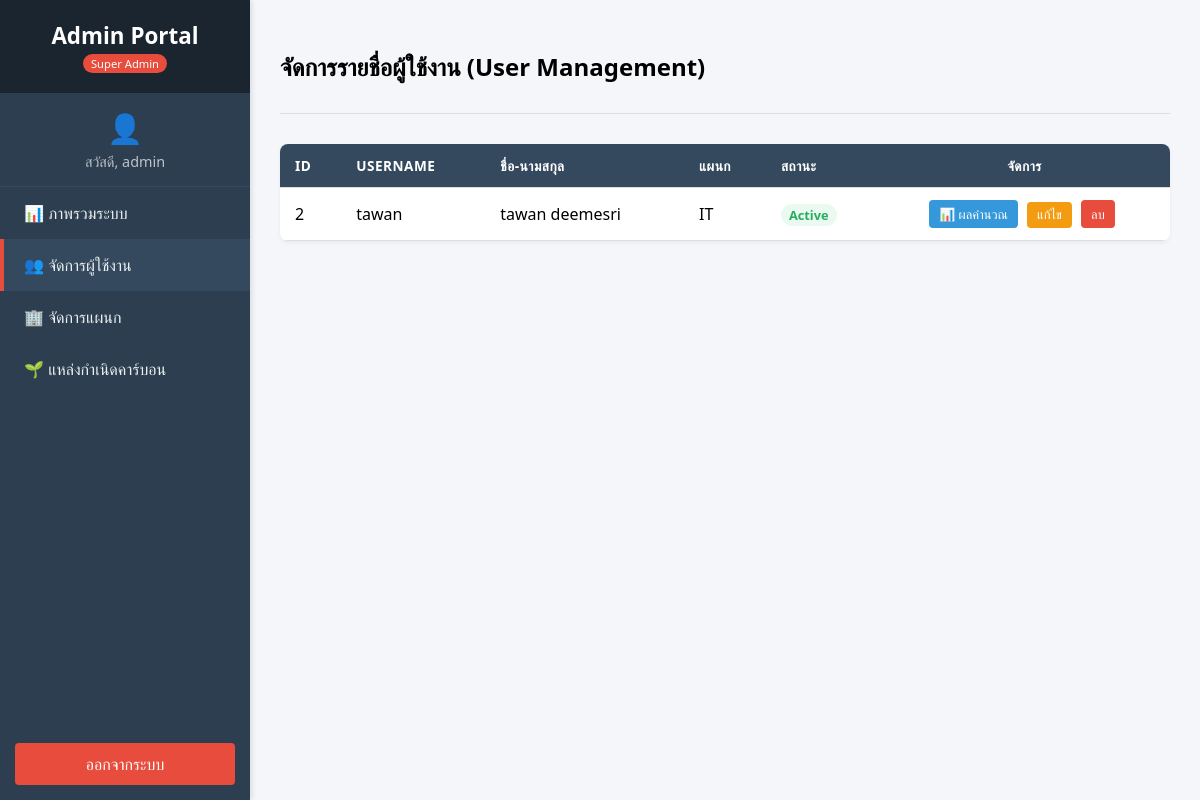
/fontend/admin_dashboard.php?page=users (signed in), run on the app's committed database.
### tables this page shows
CREATE TABLE `users` (
  `user_id` int(11) NOT NULL,
  `username` varchar(50) NOT NULL,
  `password` varchar(255) NOT NULL,
  `full_name` varchar(100) DEFAULT NULL,
  `email` varchar(100) DEFAULT NULL,
  `role_id` int(11) DEFAULT NULL,
  `dept_id` int(11) DEFAULT NULL,
  `status` enum('active','inactive') DEFAULT 'active',
  `last_login` datetime DEFAULT NULL,
  `updated_at` timestamp NOT NULL DEFAULT current_timestamp() ON UPDATE current_timestamp()
);

CREATE TABLE `departments` (
  `dept_id` int(11) NOT NULL,
  `dept_name` varchar(100) NOT NULL,
  `building_name` varchar(100) DEFAULT NULL COMMENT 'ชื่ออาคาร/สถานที่',
  `total_staff` int(11) DEFAULT 0 COMMENT 'จำนวนพนักงานในหน่วยงาน',
  `created_at` timestamp NOT NULL DEFAULT current_timestamp()
);

### fontend/admin_dashboard.php (the view, shortened to what this page needs)
<?php
require_once '../db_config.php';
$page = isset($_GET['page']) ? $_GET['page'] : 'dashboard';
if ($page == 'users') {
    $sql = "SELECT users.*, departments.dept_name
            FROM users
            LEFT JOIN departments ON users.dept_id = departments.dept_id
            WHERE users.role_id = 1
            ORDER BY users.user_id DESC";
    $user_list = $conn->query($sql)->fetchAll();
}
?>
<!DOCTYPE html>
<html lang="th">
<head>
</head>
<body>
    <nav class="sidebar">
        <div class="sidebar-header">
            <span class="brand">Admin Portal</span>
            <span class="admin-badge">Super Admin</span>
        </div>
        <div class="user-profile">
            <div style="font-size: 2em; margin-bottom: 5px;">👤</div>
            สวัสดี, <?php echo htmlspecialchars($_SESSION['admin_fullname']); ?>
        </div>
        <ul class="sidebar-menu">
            <li><a href="admin_dashboard.php?page=dashboard" class="<?php echo ($page == 'dashboard') ? 'active' : ''; ?>">📊 ภาพรวมระบบ</a></li>
            <li><a href="admin_dashboard.php?page=users" class="<?php echo ($page == 'users') ? 'active' : ''; ?>">👥 จัดการผู้ใช้งาน</a></li>
            <li><a href="admin_dashboard.php?page=depts" class="<?php echo ($page == 'depts') ? 'active' : ''; ?>">🏢 จัดการแผนก</a></li>
            <li><a href="admin_dashboard.php?page=sources" class="<?php echo ($page == 'sources') ? 'active' : ''; ?>">🌱 แหล่งกำเนิดคาร์บอน</a></li>
        </ul>
        <div class="logout-container">
<a href="admin_dashboard.php?action=logout" class="btn-logout" onclick="return confirm('ยืนยันการออกจากระบบ?')">ออกจากระบบ</a>        </div>
    </nav>
    <main class="main-content">
       <?php if ($page == 'users'): ?>
    <div class="page-header">
        <h2>จัดการรายชื่อผู้ใช้งาน (User Management)</h2>
    </div>
    <?php if (count($user_list) > 0): ?>
        <table>
            <thead>
                <tr>
                    <th>ID</th>
                    <th>Username</th>
                    <th>ชื่อ-นามสกุล</th>
                    <th>แผนก</th>
                    <th>สถานะ</th>
                    <th style="text-align:center;">จัดการ</th>
                </tr>
            </thead>
            <tbody>
                <?php foreach ($user_list as $user): ?>
                    <tr>
                        <td><?php echo $user['user_id']; ?></td>
                        <td><?php echo htmlspecialchars($user['username']); ?></td>
                        <td><?php echo htmlspecialchars($user['full_name']); ?></td>
                        <td><?php echo htmlspecialchars($user['dept_name'] ?? '-'); ?></td>
                        <td>
                            <?php echo ($user['status'] == 'active')
                                ? '<span class="status-active">Active</span>'
                                : '<span class="status-inactive">Inactive</span>'; ?>
                        </td>
                        <td style="text-align:center;">
                            <a href="admin_user_results.php?id=<?php echo $user['user_id']; ?>" class="btn-action btn-results">📊 ผลคำนวณ</a>
                            <button type="button" class="btn-action btn-edit" style="border:none;"
                                onclick="openEditUserModal(
                                    '<?php echo $user['user_id']; ?>',
                                    '<?php echo htmlspecialchars($user['username']); ?>',
                                    '<?php echo htmlspecialchars($user['full_name']); ?>',
                                    '<?php echo htmlspecialchars($user['email']); ?>',
                                    '<?php echo $user['dept_id']; ?>',
                                    '<?php echo $user['status']; ?>'
                                )">
                                แก้ไข
                            </button>
                            <a href="admin_dashboard.php?page=users&delete_id=<?php echo $user['user_id']; ?>"
                               class="btn-action btn-del" onclick="return confirm('ยืนยันลบ?')">ลบ</a>
                        </td>
                    </tr>
                <?php endforeach; ?>
            </tbody>
        </table>
    <?php else: ?>
        <div style="text-align:center; padding:20px;">ไม่พบข้อมูลผู้ใช้งาน</div>
    <?php endif; ?>
<?php endif; ?>
    </main>
</body>
</html>

### fontend/admin_dashboard.php (style rules this page uses)
body { font-family: 'Segoe UI', sans-serif; margin: 0; background-color: #f4f6f9; display: flex; height: 100vh; overflow: hidden; }
.sidebar { width: 250px; background-color: #2c3e50; color: white; display: flex; flex-direction: column; flex-shrink: 0; box-shadow: 2px 0 5px rgba(0,0,0,0.1); }
.sidebar-header { padding: 20px; background-color: #1a252f; text-align: center; }
.brand { font-size: 1.4em; font-weight: bold; display: block; }
.admin-badge { background-color: #e74c3c; font-size: 0.7em; padding: 2px 8px; border-radius: 10px; vertical-align: middle; }
.user-profile { padding: 15px; border-bottom: 1px solid #34495e; font-size: 0.9em; color: #bdc3c7; text-align: center; }
.sidebar-menu { list-style: none; padding: 0; margin: 0; flex-grow: 1; }
.sidebar-menu li a { display: block; padding: 15px 20px; color: #ecf0f1; text-decoration: none; border-left: 4px solid transparent; transition: all 0.3s; }
.sidebar-menu li a.active { background-color: #34495e; border-left-color: #e74c3c; }
.logout-container { padding: 15px; }
.btn-logout { display: block; width: 100%; padding: 10px 0; background-color: #e74c3c; color: white; text-align: center; text-decoration: none; border-radius: 4px; }
.main-content { flex-grow: 1; padding: 30px; overflow-y: auto; }
.page-header { margin-bottom: 30px; border-bottom: 1px solid #ddd; padding-bottom: 10px; }
table { width: 100%; border-collapse: collapse; background: white; border-radius: 8px; overflow: hidden; box-shadow: 0 2px 4px rgba(0,0,0,0.05); }
th, td { padding: 12px 15px; text-align: left; border-bottom: 1px solid #ddd; }
th { background-color: #34495e; color: white; text-transform: uppercase; font-size: 0.85em; letter-spacing: 0.5px; }
.btn-action { padding: 5px 10px; border-radius: 4px; text-decoration: none; color: white; font-size: 0.8em; margin-right: 5px; display: inline-block; cursor: pointer; }
.btn-edit { background-color: #f39c12; }
.btn-del { background-color: #e74c3c; }
.btn-results { background-color: #3498db; }
.status-active { color: #27ae60; background: #eafaf1; padding: 2px 8px; border-radius: 12px; font-size: 0.8em; font-weight: bold; }

### data on the page
users: user_id "2", username "tawan", full_name "tawan deemesri", dept.dept_name "IT", status "Active"

### other printed values
$_SESSION['admin_fullname'] "admin"
